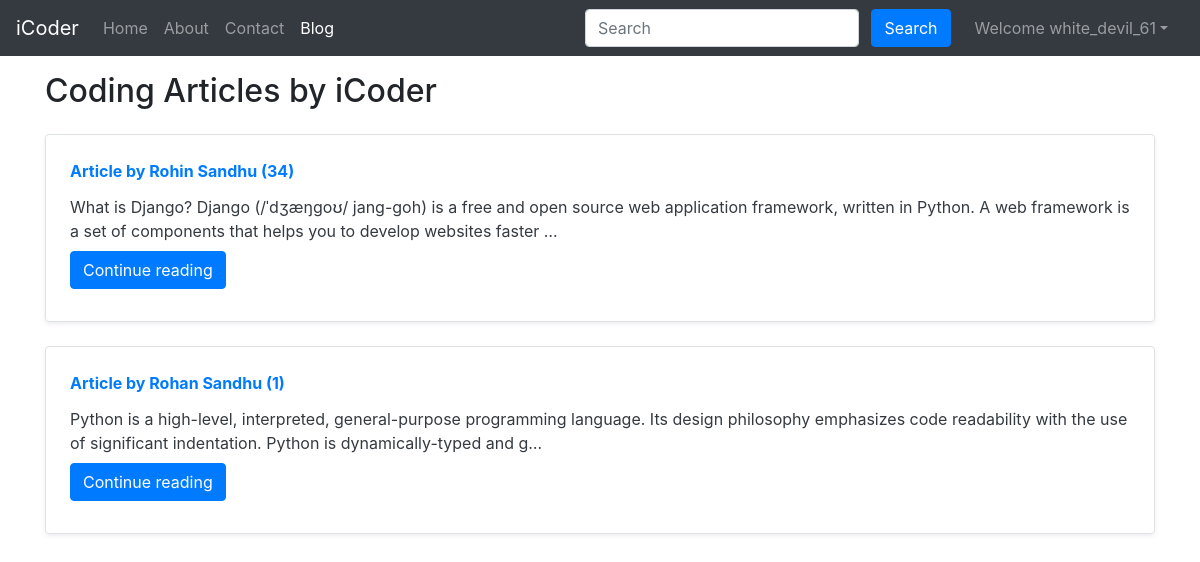
Page /blog/ (signed in) on the committed database.
### blog/models.py (models this page shows, shortened)
class Post(models.Model):
    sno=models.AutoField(primary_key=True)
    title=models.CharField(max_length=255)
    author=models.CharField(max_length=14)
    slug1=models.CharField(max_length=130)
    views= models.IntegerField(default=0)
    timeStamp=models.DateTimeField(blank=True)
    content=models.TextField()

### blog/views.py (the view)
# urls.py: path('', views.blogHome, name="bloghome"),
def blogHome(request):
    allPosts=Post.objects.all()
    context={'allPosts':allPosts}
    return render(request,'blog/blogHome.html',context)

### templates/blog/blogHome.html (shortened to what this page needs)
{% extends 'base.html' %}
{% block blogactive %} active {% endblock blogactive %}
{% block body %}
<div class="container my-3">
    <h2>Coding Articles by iCoder</h2>
    {% for post in allPosts  %}
    <div class="row no-gutters border rounded overflow-hidden flex-md-row mb-4 shadow-sm h-md-250 my-4 position-relative">
        <div class="col p-4 d-flex flex-column position-static">
            <strong class="d-inline-block mb-2 text-primary">Article  by {{post.author}} ({{post.views}})</strong>
            <h3 class="mb-0"><a class="text-dark" href="/blog/{{post.slug1}}"{{post.title}} </a> </h3>
            <p class="card-text mb-auto">{{post.content|safe |truncatechars:200}}</p>
            <div class="my-2">
            	<a href="/blog/{{post.slug1}}" role="button" class="btn btn-primary">Continue reading</a>
            </div>
        </div>
        </div>
        {% endfor %}
    </div>
 {% endblock %}

### templates/base.html (shortened to what this page needs)
<!doctype html>
<html lang="en">
  <head>
    <link rel="stylesheet" href="https://stackpath.bootstrapcdn.com/bootstrap/4.5.2/css/bootstrap.min.css">
  </head>
  <body>
    <nav class="navbar navbar-expand-lg navbar-dark bg-dark">
        <a class="navbar-brand" href="/">iCoder</a>
        <div class="collapse navbar-collapse" id="navbarSupportedContent">
          <ul class="navbar-nav mr-auto">
            <li class="nav-item {% block homeactive %}  {% endblock homeactive %}">
              <a class="nav-link" href="/">Home <span class="sr-only">(current)</span></a>
            </li>
            <li class="nav-item {% block aboutactive %}  {% endblock aboutactive %}" >
              <a class="nav-link" href="/about">About</a>
            </li>
            <li class="nav-item {% block contactactive %}  {% endblock contactactive %} ">
              <a class="nav-link" href="/contact">Contact</a>
            </li>
            <li class="nav-item {% block blogactive %}  {% endblock blogactive %} ">
              <a class="nav-link" href="/blog">Blog</a>
            </li>
          </ul>
          <div class="ml-auto form-inline ">
          <form method="get" action="/search"class="my-2 my-lg-0 mx-3">
            <input class="form-control mr-sm-2" type="search" placeholder="Search" aria-label="Search" name="query" id="query">
            <button class="btn btn-primary my-2 my-sm-0 " type="submit">Search</button>
          </form>
{% if user.is_authenticated %}
<ul class="navbar-nav mr-2">
<li class="nav-item dropdown">
<a class="nav-link dropdown-toggle" href='#' id="navbarDropdown" role="button" data-toggle="dropdown"> Welcome {{request.user}}</a>
      </li>
      </ul>
      </div>
{% endif %}
        </div>
      </nav>
      {% block body %}  {% endblock body %}
  </body>
</html>

### rows in the picture
Post: author "Rohin Sandhu", views "34", content "What is Django? Django (/ˈdʒæŋɡoʊ/ jang-goh) is a free and open source web application framework, written in Python. A web framework is a set of components that helps you to develop websites faster …"
Post: author "Rohan Sandhu", views "1", content "Python is a high-level, interpreted, general-purpose programming language. Its design philosophy emphasizes code readability with the use of significant indentation. Python is dynamically-typed and g…"

### other values in the picture
{{ request.user }} "white_devil_61"
